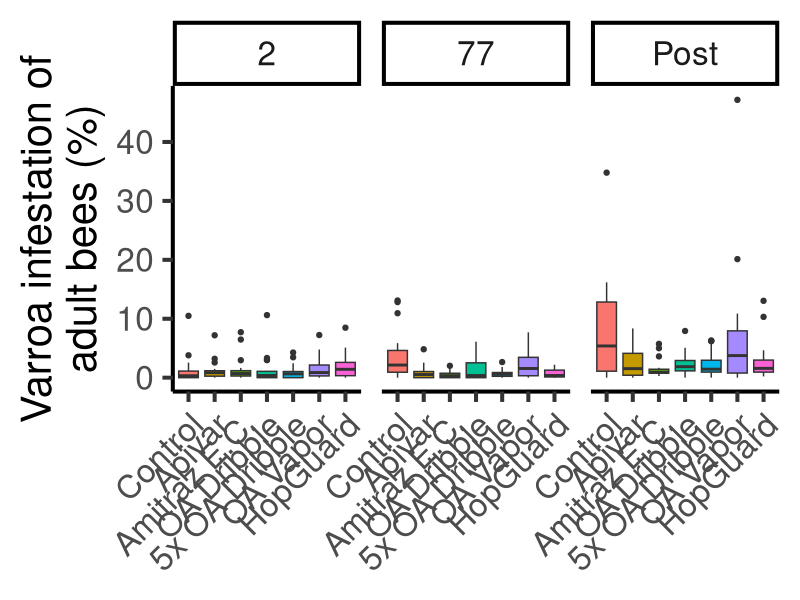
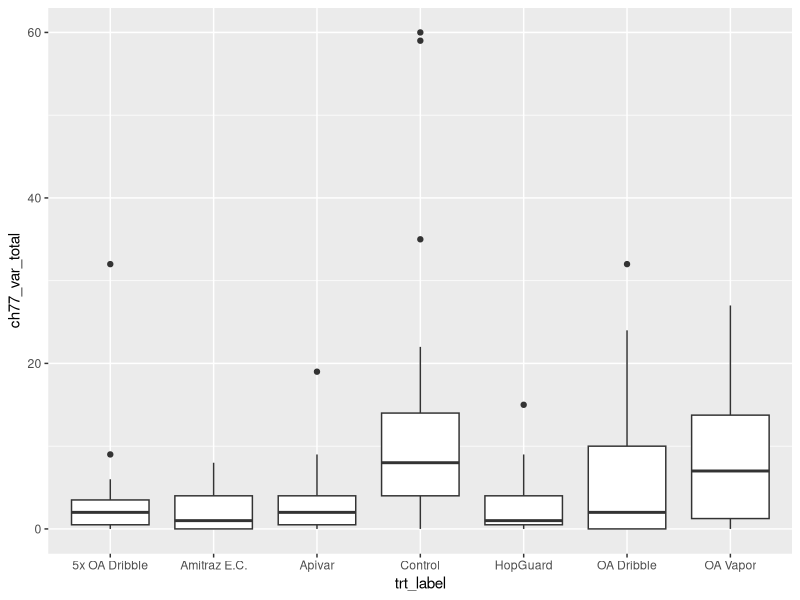
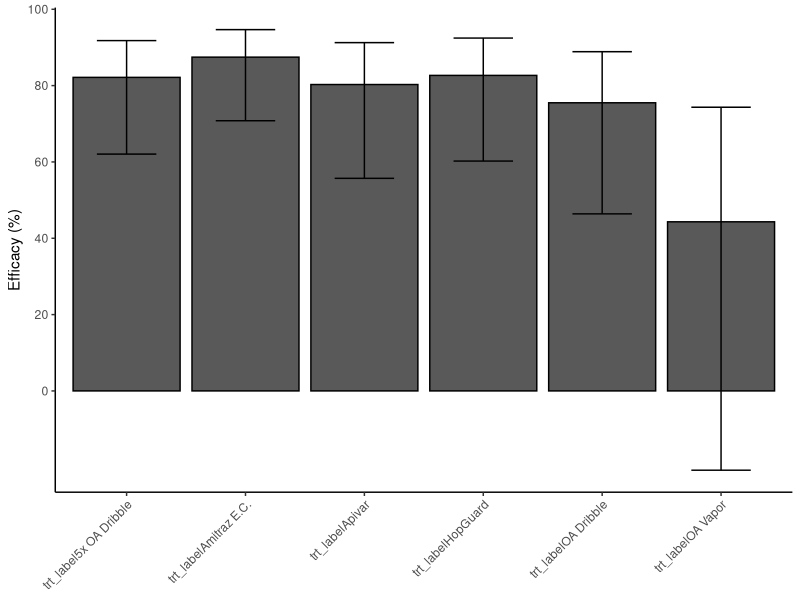
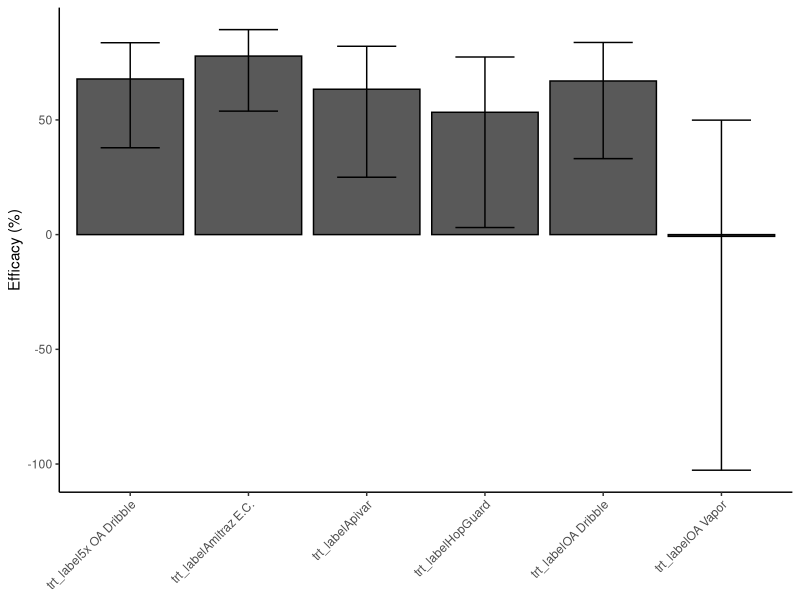
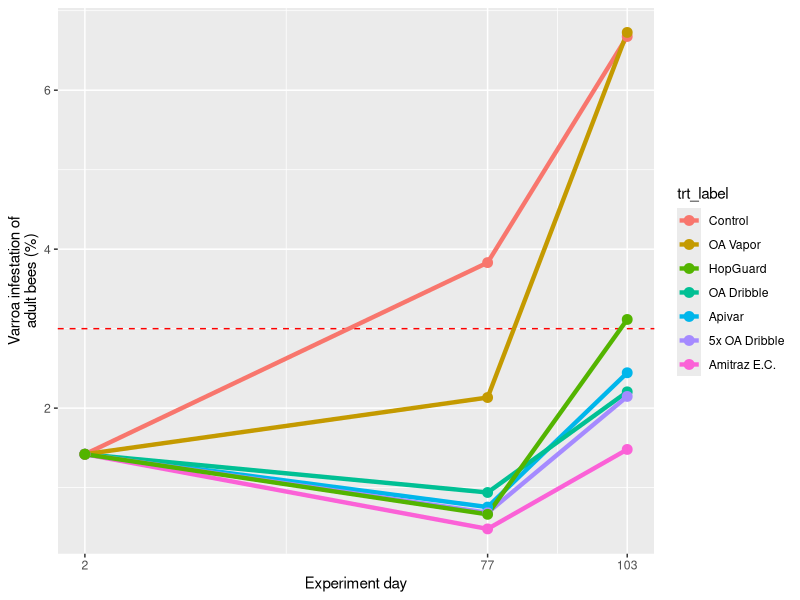
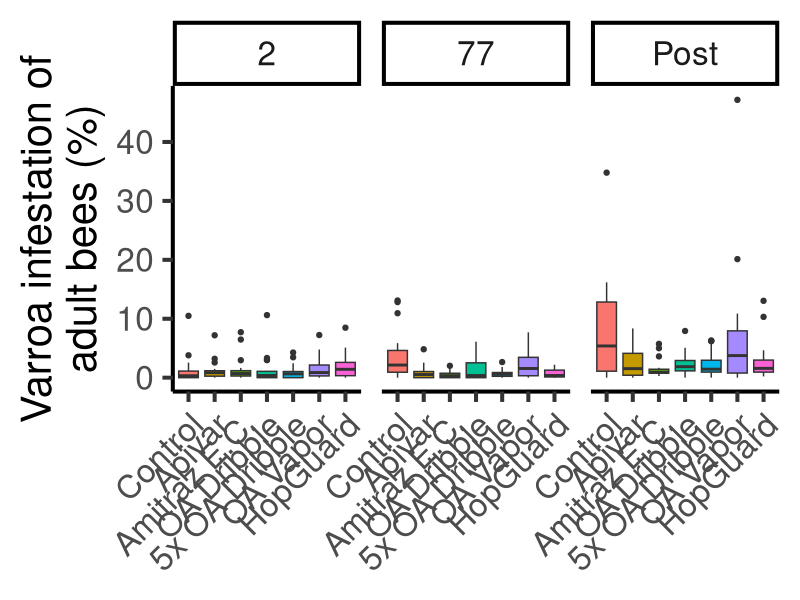

Generate these figures, in order, with R:
## ---- chunk 1
library(MASS)
library(tidyverse)
library(emmeans)
library(broom)
library(multcomp)
library(lme4)
library(lubridate)
library(mgcv)
## ---- chunk 2
an_dat <- read.csv("./data_prepared/an_dat_q.csv")

names(an_dat)
## ---- chunk 3
temp <- an_dat %>% 
  filter(issues == 0) %>% 
  mutate(ch2_wash_bees = ch2_wash_workers + ch2_wash_drones + ch2_wash_queens,
         ch77_wash_bees = ch77_wash_workers + ch77_wash_drones + ch77_wash_queens,
         chpost_wash_bees = chpost_wash_workers + chpost_wash_drones + chpost_wash_queens,
         ch2_perc_var = 100*ch2_var_total/ch2_wash_bees,
         ch77_perc_var = 100*ch77_var_total/ch77_wash_bees,
         chpost_perc_var = 100*chpost_var_total/chpost_wash_bees
         )

# 117 of 177 colonies still in trial on d77: 66% of colonies. Not too bad.

names(temp)

unique(temp$trt_label)

temp <- temp %>%
  mutate(trt_label = fct_relevel(trt_label, "Control", "Apivar", "Amitraz E.C.", "OA Dribble",  "5x OA Dribble","OA Vapor", "HopGuard"))

# calculate the number of days between day 2 sampling and post sampling
temp <- temp %>% 
  mutate(
    num_days = mdy(chpost_date) - mdy(ch2_date),
    days_numeric = as.numeric(num_days)
  )

mean(unique(temp$days_numeric)) #102.75 ; round to 100

# pattern <- "date"
#   grep(pattern, names(temp), value=TRUE)  


## ---- chunk 4
temp %>% 
  summarise(mean = mean(ch2_perc_var))

temp %>% 
  summarise(mean = mean(ch77_perc_var))

temp %>% 
  summarise(mean = mean(chpost_perc_var))

temp %>%
  group_by(trt_label) %>% 
    summarise(mean2 = mean(ch2_perc_var),
              mean77 = mean(ch77_perc_var),
              meanpost = mean(chpost_perc_var)
              )
## ---- chunk 5
temp_piv <- temp %>% 
  pivot_longer(c(ch2_perc_var, ch77_perc_var, chpost_perc_var), names_to = "day", values_to = "perc_var") 

temp_piv <- temp_piv %>%
  mutate(trt_label = fct_relevel(trt_label, "Control", "Apivar", "Amitraz E.C.", "OA Dribble",  "5x OA Dribble","OA Vapor", "HopGuard"))

# Rename "day" values to 2, 77, post

temp_piv <- temp_piv %>% 
  mutate(day = if_else(day == "ch2_perc_var", "2", 
                       if_else(day == "ch77_perc_var", "77", 
                               if_else(day == "chpost_perc_var", "Post", NA))))

## ---- chunk 6
temp_piv <- temp_piv %>%
  mutate(above = if_else(perc_var >= 3, 1, 0))

# This above/below information is now saved in a df
above_df <- temp_piv %>% 
  group_by(day, trt_label) %>% 
  summarize(n=n(),
            above_num = sum(above),
            above_p = above_num/n,)

## ---- chunk 7
temp_piv %>% 
  ggplot(aes(x=trt_label, y = perc_var, fill = trt_label)) +
  geom_boxplot() +
  ylab("Varroa infestation of\nadult bees (%)") +
  facet_wrap(~day) +
  theme_classic(base_size = 30) +
  theme(axis.text.x=element_text(angle=45,hjust=1), axis.title.x=element_blank(), legend.position = "none")

ggsave("./outputs/supp_varroa_daily v1.png", width = 12, height = 8.625, units = "in")
## ---- chunk 8

## Including only non-issues colonies

m.day2 <- glm.nb(ch2_var_total~trt_label, data = temp)
summary(m.day2)

m.day2.0 <- glm.nb(ch2_var_total~1, data = temp)
summary(m.day2.0)

anova(m.day2, m.day2.0) # Pre-treatment differences were not significant (LR Stat 6 = 4.023; P=0.674)

## Qualitatively same result if include all colonies
m.day2 <- glm.nb(ch2_var_total~trt_label, data = an_dat)
summary(m.day2)

m.day2.0 <- glm.nb(ch2_var_total~1, data = an_dat)
summary(m.day2.0)

anova(m.day2, m.day2.0) # Pre-treatment differences were not significant (P=0.84)


## ---- chunk 9
an_dat %>% 
  ggplot(aes(x=trt_label, y = ch77_var_total)) +
  geom_boxplot()
# Looks like t

m.day2 <- glm.nb(ch2_var_total~trt_label, data = an_dat)
summary(m.day2)

m.day2.0 <- glm.nb(ch2_var_total~1, data = an_dat)
summary(m.day2.0)

anova(m.day2, m.day2.0) # Pre-treatment differences were not significant (P=0.84)
## ---- chunk 10
m1 <- glmer.nb(ch77_var_total~trt_label + ch2_var_total + (1|new_yard), data=temp)
# singular
summary(m1)
help('isSingular')


m1.1 <- glm.nb(ch77_var_total~trt_label + ch2_var_total, data=temp)
# singular
summary(m1.1)

# SUUUPER SIMILAR RESULTS of coefficients with and without random effect

## ---- chunk 11
m2 <- glmer.nb(ch77_var_total ~ 
                 trt_label + 
                 ch2_perc_var +  # 1 = 1 mite per 100 bees
                 offset(log(ch77_wash_bees)) +
                 (1|new_yard), 
               data=temp)
summary(m2)
# Singular fit, still

# Dr. Steury comment: Could try it with a BOBYQA optimizer...
# ... see if get same estimates of effect
# If same estimates of effect, can use this one, even if it has a singular fit

# Omitting random effect
m3 <- glm.nb(ch77_var_total ~ 
                 trt_label + 
                 ch2_perc_var +
                 offset(log(ch77_wash_bees)), 
               data=temp)
# summary(m3)
summary(m3)

m0 <- glm.nb(ch77_var_total ~ 
                 # trt_label + 
                 ch2_perc_var + 
                 offset(log(ch77_wash_bees)), 
               data=temp)
summary(m0)

anova(m3, m0) # Significant effect of trt

summary(m3) # Very similar estimates of effect


## ---- chunk 12
# Make a priori contrasts between treatments
K <- contrMat(table(temp$trt_label), type="Tukey")
Ksub <- rbind(K[c(3,4,5,6,8,9,10,11,16,17),])

summary(glht(m3, linfct = mcp(trt_label = Ksub)),
        test = adjusted("single-step")) # Used for p-values for ESA poster

# Approach varies journal to journal
# One thing I might do is just run all post-hoc comparisons
  # If qualitatively the same results as my initial approach I could just use those
  # If I do it this way, I will need to justify why I'm selecting some comparisons in particular...

## ---- chunk 13

 pattern <- "bees"
   grep(pattern, names(temp), value=TRUE) 

m4 <- glm.nb(chpost_var_total ~ 
                 trt_label + 
                 ch2_perc_var + 
               days_numeric +
                 offset(log(chpost_wash_bees)), 
               data=temp)

summary(m4)





m5 <- glm.nb(chpost_var_total ~ 
                 trt_label + 
                 ch2_perc_var + 
               # days_numeric +
                 offset(log(chpost_wash_bees)), 
               data=temp)

summary(m5)

anova(m4, m5)
# More complex model favored p = 0.003; go with m4
## ---- chunk 14
# Make a priori contrasts between treatments
K <- contrMat(table(temp$trt_label), type="Tukey")
Ksub <- rbind(K[c(3,4,5,6,8,9,10,11,16,17),])

summary(glht(m4, linfct = mcp(trt_label = Ksub)),
        test = adjusted("single-step"))

## ---- chunk 15


tidy(m3)

eff77 <- tidy(m3)

eff77_CI <- as.data.frame(confint(m3))
eff77 <- cbind(eff77, eff77_CI)
eff77 <- eff77 %>% 
  rename(LCL = "2.5 %", UCL = "97.5 %")



eff77 <- eff77 %>% 
  mutate(times_as = exp(estimate),
         efficacy77 = 100*(1-times_as),
         
         times_as_UCL = exp(UCL),
         efficacy77_LCL = 100*(1-times_as_UCL),
         
         times_as_LCL = exp(LCL),
         efficacy77_UCL = 100*(1-times_as_LCL)
         )

eff77 <- eff77[2:7,]
## ---- chunk 16

effpost <- tidy(m4)

effpost_CI <- as.data.frame(confint(m4))
effpost <- cbind(effpost, effpost_CI)
effpost <- effpost %>% 
  rename(LCL = "2.5 %", UCL = "97.5 %")


effpost <- effpost %>% 
  mutate(times_as = exp(estimate),
         efficacypost = 100*(1-times_as),
         
         times_as_UCL = exp(UCL),
         efficacypost_LCL = 100*(1-times_as_UCL),
         
         times_as_LCL = exp(LCL),
         efficacypost_UCL = 100*(1-times_as_LCL)
         )

effpost <- effpost[2:7,]

## ---- chunk 17
eff77 %>% 
  ggplot(aes(y = efficacy77, x = term), fill = "#031C38", alpha = 0.6) + 
  geom_bar(stat = "identity", color = "black") +
  geom_errorbar(aes(ymin=efficacy77_LCL, ymax=efficacy77_UCL), width=0.5) +
  
  ylab("Efficacy (%)") +
  scale_y_continuous(breaks = c(0,20,40,60,80,100)) +
  theme_classic() + # base_size = 30
  
  theme(axis.text.x=element_text(angle=45,hjust=1),  axis.title.x=element_blank())
  
## ---- chunk 18
effpost %>% 
  ggplot(aes(y = efficacypost, x = term), fill = "#031C38", alpha = 0.6) + 
  geom_bar(stat = "identity", color = "black") +
  geom_errorbar(aes(ymin=efficacypost_LCL, ymax=efficacypost_UCL), width=0.5) +
  
  ylab("Efficacy (%)") +
  # scale_y_continuous(breaks = c(0,20,40,60,80,100)) +
  theme_classic() + # base_size = 30
  
  theme(axis.text.x=element_text(angle=45,hjust=1),  axis.title.x=element_blank())
  
## ---- chunk 19
pred_77 <- emmip(m3, ~ trt_label, type = "response", CIs = TRUE, plotit = FALSE, offset = log(100))
# this is based on the non-included variable (Varroa infestation on day 2) being set to its mean... 
# Predictions are now set to the value of offset = 100... (mites per 100 bees)

pred_77$day <- 77

# Check this against the actual means per group
temp %>% 
  group_by(trt_label) %>% 
  summarise(varroa = mean(ch77_perc_var))
# Matches closely



## ---- chunk 20
pred_post <- emmip(m4, ~ trt_label, type = "response", CIs = TRUE, plotit = FALSE, offset = log(100))

pred_post$day <- 103

## ---- chunk 21
# Combine day 2, 77, 103 into one plottable data frame

mean(temp$ch2_perc_var) # 1.42 Varroa per 100 bees

pred_pre <- data.frame(pred_77$trt_label, yvar = c(rep(1.42, 7)), day = c(rep(2, 7)))
pred_pre <- pred_pre %>% 
  rename(trt_label = pred_77.trt_label)

  
  
# eff <- data.frame(eff77$term, eff77$efficacy77, effpost$efficacypost[1:8])
  
  

pred <- bind_rows(pred_pre, pred_77, pred_post)
## ---- chunk 22
pred %>% 
  ggplot(mapping = aes(y = yvar, x = day, colour = trt_label)) +
  geom_hline(yintercept = 3, linetype = 2, colour = "red") +
  geom_line(size = 1.5) +
  geom_point(size = 3) +

  scale_colour_manual(
  limits = c("Control", "OA Vapor", "HopGuard", "OA Dribble", "Apivar", "5x OA Dribble", "Amitraz E.C."),
  labels = c("Control", "OA Vapor", "HopGuard", "OA Dribble", "Apivar", "5x OA Dribble", "Amitraz E.C."),
  values = c("#F8766D", "#C49A00", "#53B400", "#00C094", "#00B6EB", "#A58AFF", "#FB61D7"), 
  aesthetics = "color") +
  
  scale_x_continuous(breaks = c(2, 77, 103)) +
  # ylim(0,8) +
  
  ylab("Varroa infestation of\nadult bees (%)") +
  xlab("Experiment day")
  
  # theme_classic(base_size = 30)
